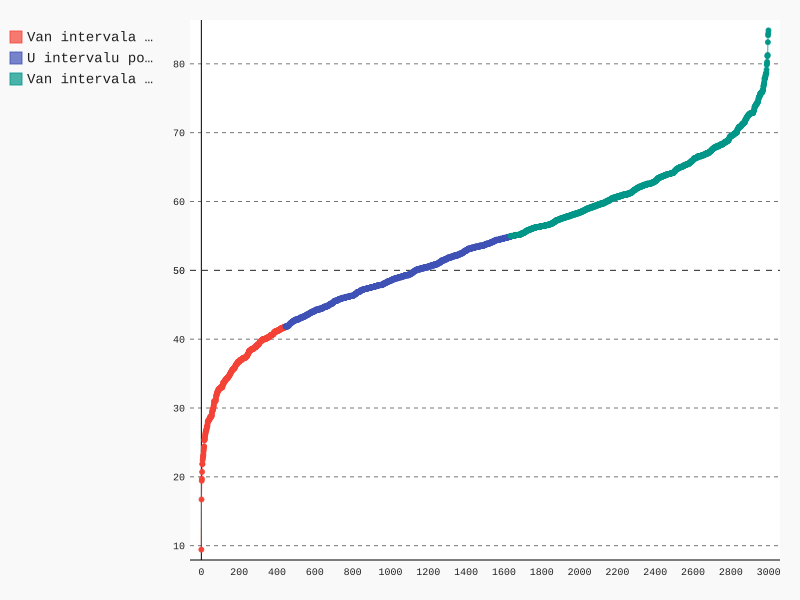

Write the Python code that produced this figure.
# iz modula random se uzima generator random broja uniformne raspodele
from random import uniform
import pygal


# Funkcija koja proverava unos i na osnovu argumenata vraca ceo ili realan broj (na osnovu floating buleanske promenljive)
# prompt ce prikazati poruku na ekranu pre nego sto ucita unos
def get_number(prompt = '', floating = False):
    if floating:
        while True:
            try:
                return float(input(prompt))
            except:
                print('Invalid input, try again.')
    else:
        while True:
            try:
                return int(input(prompt))
            except:
                print('Invalid input, try again.')


# Funkcija pomocu koje se unosi broj uzoraka koji ce se kreirati kao uzorci virtuelne populacije  (B)
def get_number_of_samples():
    print('\n/** The number should be bigger than 3000, if the number entered is lower or equal to 0, default will be used i.e. 3000 **/')
    number_of_samples = get_number('Enter the number of generated samples:')

    # Posto se generalno koristi B >= 3000, na neki nacin to forsiramo :D
    if number_of_samples <= 0:
        number_of_samples = 3000

    return number_of_samples


# Funkcija za unos duzine uzorka i uzorka, vraca iste
def get_sample():
    sample_dimension = get_number('Enter the length of sample:')

    # Vrsi se provera unosa
    while sample_dimension <= 0 :
        sample_dimension = get_number('The length should be a number bigger than 0.\n Please, try again:')

    # Unose se elementi uzorka, jedan po jedan
    print('Enter the sample, one at a time')
    sample = [get_number(floating = True) for _ in range(sample_dimension)]

    return sample_dimension, sample


# Funkcija za generisanje uzoraka i racunanje njihovih uzorackih sredina
def generate_and_get_mean(sample_dimension, sample = []):
    virtual_sample = []
    mean = 0

    # Pomocu petlje pravimo virtuelni uzorak koristeci random generator sa uniformnom raspodelom za generaciju random broja, moze se koristiti i neka druga (Normalna, gama, eksponencijalna i ostale raspodele)
    for i in range(0, sample_dimension):
        virtual_sample += [sample[int(uniform(0, sample_dimension))]]
        mean += float(virtual_sample[i])

    # Un-komentirati sledecu liniju za prikaz generisanog uzorka i njegove sredine uzoracke
    #print('mean:{}\t sample:{}'.format(round((mean / float(sample_dimension)), 5), str(virtual_sample)))

    # Rezultat se zaokruzuje na pet decimala iz estetskih razloga
    return round(mean / sample_dimension, 5)


# Unos intervala poverenja, provera unosa i vraca se broj iz segmenta [0,1] zarad laksih daljih proracuna
def get_confidence_interval():
    confidence_interval = get_number('\nConfidence interval is percentile and should be between 0 and 100\nEnter the confidence interval:', floating = True)

    while confidence_interval > 100 or confidence_interval <= 0:
        confidence_interval = get_number('Percents should be between 0 and 100', floating = True)

    return confidence_interval / 100


# Main funkcija
def main():
    mean_array = []
    print('Welcome to BOOTSTRAP confidence interval program by Hamza and Anes!\n')

    # Unos obima uzorka, uzorka, broj generisanih uzoraka i intervala poverenja
    sample_dimension, sample = get_sample()
    number_of_samples = get_number_of_samples()
    confidence_interval = get_confidence_interval()

    # Procenat niza koji treba odstraniti na osnovu intervala poverenja
    removal_percent = (1 - confidence_interval ) / 2

    # Generise se number_of_samples uzoraka i racunaju se njihove uzoracke sredine, koje se smestaju u jedan niz duzine od 0 do number_of_samples - 1
    for i in range(0, number_of_samples):
        mean_array += [generate_and_get_mean(sample_dimension, sample)]

    # Sortira se niz uzorackih sredina virtuelno generisanih uzoraka
    mean_array.sort()

    # Donja granica je element koji se nalazi na removal_percent - 1 mestu u nizu, dok je gornja granica na confidence_interval - removal_percent - 1 mestu u nizu
    lower_bound = mean_array[int(number_of_samples * removal_percent) - 1]
    upper_bound = mean_array[int(number_of_samples * (confidence_interval - removal_percent)) - 1]

    lower_index = mean_array.index(lower_bound)
    upper_index = mean_array.index(upper_bound)

    # Graficki prikaz rezultata
    line_chart = pygal.XY(xrange=(0, number_of_samples))

    # Linije 1 i 3 cine elementi koji su van intervala
    # Liniju 2 cine elementi unuter intervala
    line1 = list(zip(range(lower_index), mean_array[:lower_index]))
    line2 = list(zip(range(lower_index, upper_index), mean_array[lower_index:upper_index]))
    line3 = list(zip(range(upper_index, number_of_samples), mean_array[upper_index:]))

    line_chart.add('Van intervala poverenja', line1)
    line_chart.add('U intervalu poverenja', line2)
    line_chart.add('Van intervala poverenja', line3)

    # Dobijeni graficki prikaz je sacuvan kao vektorska slika
    # s nazivom 'bootstrap.svg'. Otvoriti je u browseru.
    line_chart.render_to_file('bootstrap.svg')
    #  Automatski se rezultat prikazuje graficki u browseru
    line_chart.render_in_browser()

    print('\n\nLOWER BOUND IS:' + str(lower_bound) + '\nUPPER BOUND IS:' + str(upper_bound))
    print('\n\n\n=== GOODBYE! === ')


# Pokretanje programa :)
if __name__ == "__main__":
    main()
